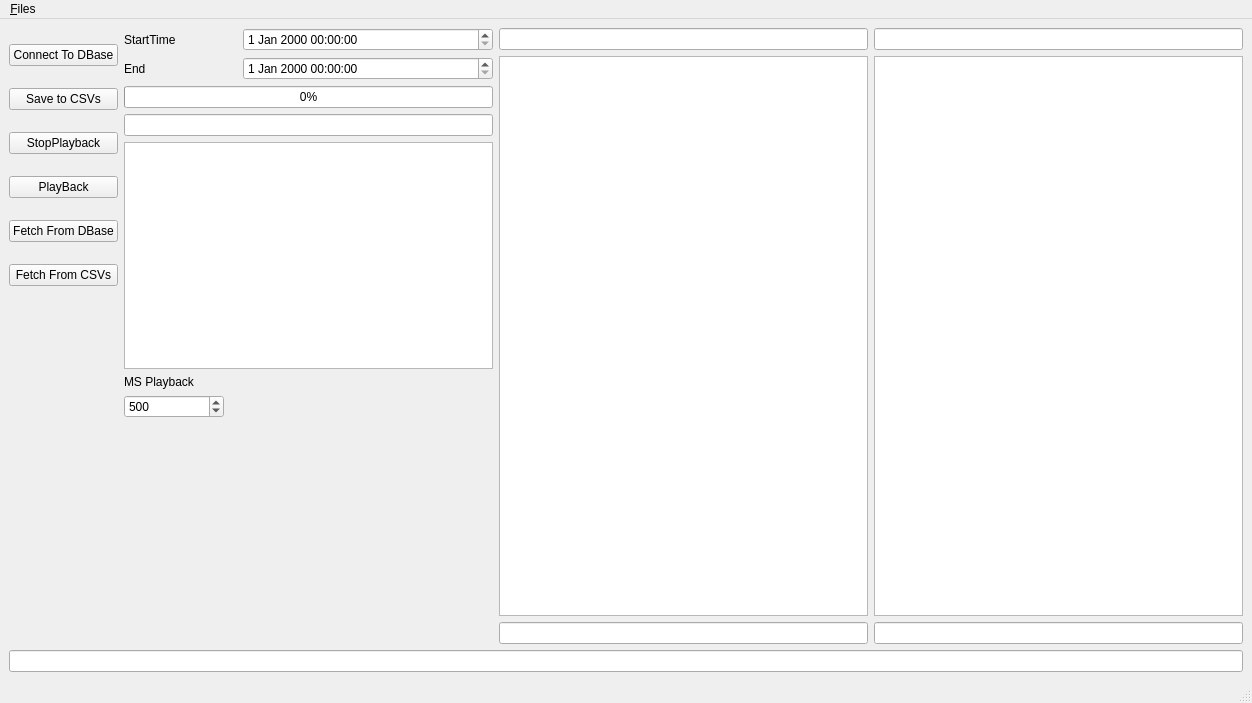
<?xml version="1.0" encoding="UTF-8"?>
<ui version="4.0">
 <class>SqlPlayBack</class>
 <widget class="QMainWindow" name="SqlPlayBack">
  <property name="geometry">
   <rect>
    <x>0</x>
    <y>0</y>
    <width>1252</width>
    <height>703</height>
   </rect>
  </property>
  <property name="windowTitle">
   <string>SqlPlayBack</string>
  </property>
  <widget class="QWidget" name="centralwidget">
   <layout class="QHBoxLayout" name="horizontalLayout_4">
    <item>
     <layout class="QVBoxLayout" name="verticalLayout_5">
      <item>
       <layout class="QHBoxLayout" name="horizontalLayout_3">
        <item>
         <layout class="QVBoxLayout" name="verticalLayout_3">
          <item>
           <widget class="QPushButton" name="pushButtonConnectDB">
            <property name="text">
             <string>Connect To DBase</string>
            </property>
           </widget>
          </item>
          <item>
           <widget class="QPushButton" name="pushButtonSaveToCSV">
            <property name="text">
             <string>Save to CSVs</string>
            </property>
           </widget>
          </item>
          <item>
           <widget class="QPushButton" name="pushButtonStopPlay">
            <property name="text">
             <string>StopPlayback</string>
            </property>
           </widget>
          </item>
          <item>
           <widget class="QPushButton" name="pushButtonPlayToMultiverse">
            <property name="text">
             <string>PlayBack</string>
            </property>
           </widget>
          </item>
          <item>
           <widget class="QPushButton" name="pushButtonFetchFromDB">
            <property name="text">
             <string>Fetch From DBase</string>
            </property>
           </widget>
          </item>
          <item>
           <widget class="QPushButton" name="pushButtonFetchFromCSV">
            <property name="text">
             <string>Fetch From CSVs</string>
            </property>
           </widget>
          </item>
          <item>
           <spacer name="verticalSpacer">
            <property name="orientation">
             <enum>Qt::Vertical</enum>
            </property>
            <property name="sizeType">
             <enum>QSizePolicy::Minimum</enum>
            </property>
            <property name="sizeHint" stdset="0">
             <size>
              <width>20</width>
              <height>338</height>
             </size>
            </property>
           </spacer>
          </item>
         </layout>
        </item>
        <item>
         <layout class="QVBoxLayout" name="verticalLayout_4">
          <item>
           <layout class="QHBoxLayout" name="horizontalLayout">
            <item>
             <widget class="QLabel" name="label">
              <property name="text">
               <string>StartTime</string>
              </property>
             </widget>
            </item>
            <item>
             <widget class="QDateTimeEdit" name="dateTimeEditStart">
              <property name="minimumSize">
               <size>
                <width>250</width>
                <height>0</height>
               </size>
              </property>
             </widget>
            </item>
           </layout>
          </item>
          <item>
           <layout class="QHBoxLayout" name="horizontalLayout_2">
            <item>
             <widget class="QLabel" name="label_2">
              <property name="text">
               <string>End</string>
              </property>
             </widget>
            </item>
            <item>
             <widget class="QDateTimeEdit" name="dateTimeEditEnd">
              <property name="minimumSize">
               <size>
                <width>250</width>
                <height>0</height>
               </size>
              </property>
             </widget>
            </item>
           </layout>
          </item>
          <item>
           <widget class="QProgressBar" name="progressBar">
            <property name="value">
             <number>0</number>
            </property>
           </widget>
          </item>
          <item>
           <widget class="QLineEdit" name="lineEditNbrLast">
            <property name="readOnly">
             <bool>true</bool>
            </property>
           </widget>
          </item>
          <item>
           <widget class="QListWidget" name="listWidgetLastValues"/>
          </item>
          <item>
           <widget class="QLabel" name="label_3">
            <property name="maximumSize">
             <size>
              <width>100</width>
              <height>16777215</height>
             </size>
            </property>
            <property name="text">
             <string>MS Playback</string>
            </property>
           </widget>
          </item>
          <item>
           <widget class="QSpinBox" name="spinBoxPlayBackSpeed">
            <property name="sizePolicy">
             <sizepolicy hsizetype="Minimum" vsizetype="Fixed">
              <horstretch>0</horstretch>
              <verstretch>0</verstretch>
             </sizepolicy>
            </property>
            <property name="maximumSize">
             <size>
              <width>100</width>
              <height>16777215</height>
             </size>
            </property>
            <property name="minimum">
             <number>100</number>
            </property>
            <property name="maximum">
             <number>10000</number>
            </property>
            <property name="singleStep">
             <number>100</number>
            </property>
            <property name="value">
             <number>500</number>
            </property>
           </widget>
          </item>
          <item>
           <spacer name="verticalSpacer_2">
            <property name="orientation">
             <enum>Qt::Vertical</enum>
            </property>
            <property name="sizeHint" stdset="0">
             <size>
              <width>20</width>
              <height>40</height>
             </size>
            </property>
           </spacer>
          </item>
         </layout>
        </item>
        <item>
         <layout class="QVBoxLayout" name="verticalLayout_2">
          <item>
           <widget class="QLineEdit" name="lineEditTargetCsv">
            <property name="minimumSize">
             <size>
              <width>275</width>
              <height>0</height>
             </size>
            </property>
           </widget>
          </item>
          <item>
           <widget class="QListWidget" name="listWidgetTarget">
            <property name="minimumSize">
             <size>
              <width>275</width>
              <height>400</height>
             </size>
            </property>
           </widget>
          </item>
          <item>
           <widget class="QLineEdit" name="lineEditTargetTag">
            <property name="minimumSize">
             <size>
              <width>250</width>
              <height>0</height>
             </size>
            </property>
           </widget>
          </item>
         </layout>
        </item>
        <item>
         <layout class="QVBoxLayout" name="verticalLayout">
          <item>
           <widget class="QLineEdit" name="lineEditPartnerCsv">
            <property name="minimumSize">
             <size>
              <width>275</width>
              <height>0</height>
             </size>
            </property>
           </widget>
          </item>
          <item>
           <widget class="QListWidget" name="listWidgetPartner">
            <property name="minimumSize">
             <size>
              <width>0</width>
              <height>400</height>
             </size>
            </property>
           </widget>
          </item>
          <item>
           <widget class="QLineEdit" name="lineEditPartnerTag">
            <property name="minimumSize">
             <size>
              <width>250</width>
              <height>0</height>
             </size>
            </property>
           </widget>
          </item>
         </layout>
        </item>
       </layout>
      </item>
      <item>
       <widget class="QLineEdit" name="lineEditStatusMessages"/>
      </item>
     </layout>
    </item>
   </layout>
  </widget>
  <widget class="QMenuBar" name="menubar">
   <property name="geometry">
    <rect>
     <x>0</x>
     <y>0</y>
     <width>1252</width>
     <height>29</height>
    </rect>
   </property>
   <widget class="QMenu" name="menu_Files">
    <property name="title">
     <string>&amp;Files</string>
    </property>
    <addaction name="action_Sql"/>
    <addaction name="action_Multiverse"/>
    <addaction name="separator"/>
    <addaction name="separator"/>
    <addaction name="action_Exit"/>
    <addaction name="separator"/>
   </widget>
   <addaction name="menu_Files"/>
  </widget>
  <widget class="QStatusBar" name="statusbar"/>
  <action name="action_MySql">
   <property name="text">
    <string>&amp;MySql</string>
   </property>
  </action>
  <action name="action_PostGres">
   <property name="text">
    <string>&amp;PostGres</string>
   </property>
  </action>
  <action name="action_Multiverse">
   <property name="text">
    <string>Multi&amp;Verse</string>
   </property>
  </action>
  <action name="action_Exit">
   <property name="text">
    <string>&amp;Exit</string>
   </property>
  </action>
  <action name="action_StartDate">
   <property name="text">
    <string>&amp;StartDate</string>
   </property>
  </action>
  <action name="action_Back_Hours">
   <property name="text">
    <string>&amp;Back Hours</string>
   </property>
  </action>
  <action name="action_Select">
   <property name="text">
    <string>&amp;Select</string>
   </property>
  </action>
  <action name="action_Begin">
   <property name="text">
    <string>&amp;Begin</string>
   </property>
  </action>
  <action name="action_Select_2">
   <property name="text">
    <string>&amp;Select</string>
   </property>
  </action>
  <action name="action_Sql">
   <property name="text">
    <string>&amp;Sql</string>
   </property>
  </action>
  <action name="actionTarget_CSF">
   <property name="text">
    <string>Target CSV</string>
   </property>
  </action>
  <action name="actionPartner_CSV">
   <property name="text">
    <string>Partner CSV</string>
   </property>
  </action>
 </widget>
 <resources/>
 <connections/>
</ui>
